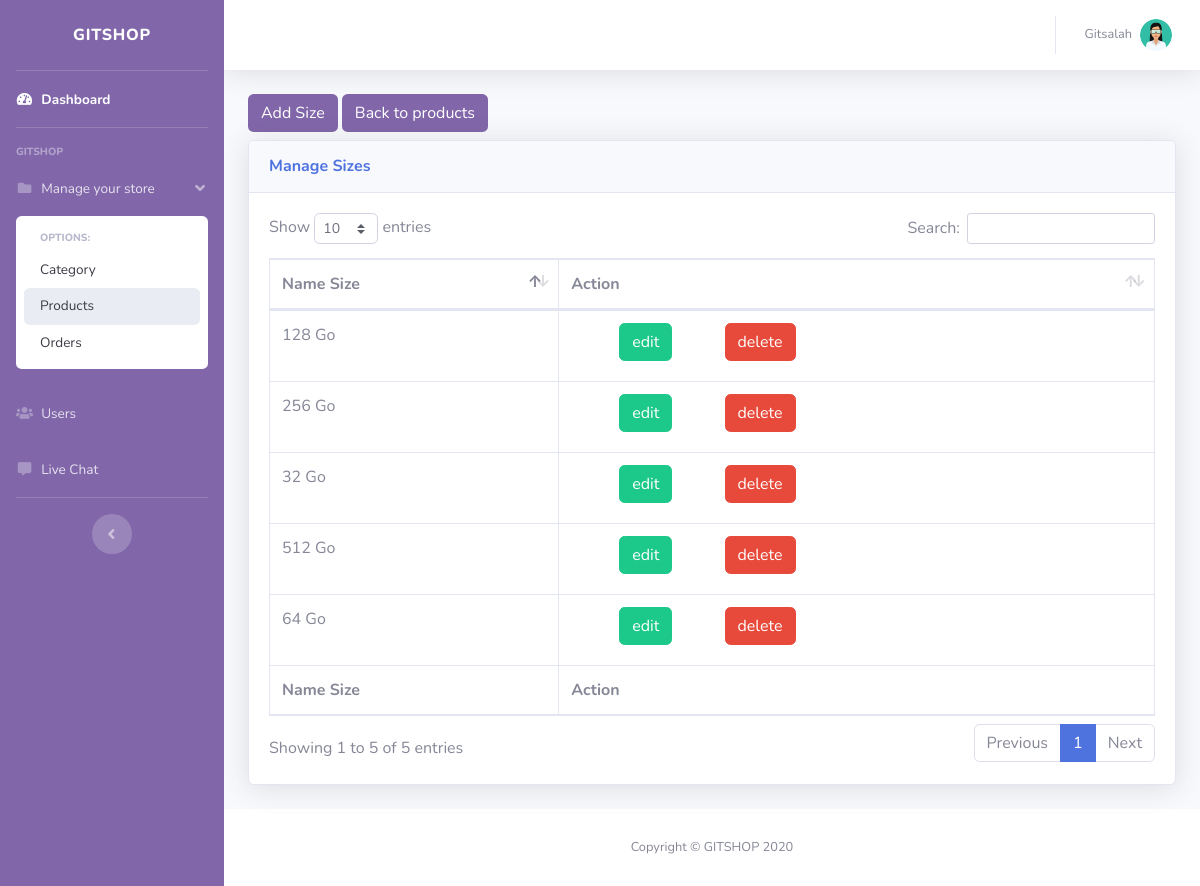
The page /backoffice/products/manageSize.php (signed in) on the database its author committed.
### tables this page shows
CREATE TABLE `size` (
  `idSize` int(11) NOT NULL,
  `nameSize` varchar(255) NOT NULL
);

### app/models/db.php (called while the page is built, shortened)
<?php
class CRUD extends DB
{
    public function selectAll($table, $condition = [])
    {
        $conn = $this->connect();
        $sql = "SELECT * FROM $table";
        if (empty($condition)) {
            $stmt = $conn->prepare($sql);
            $stmt->execute();
            $records = $stmt->get_result()->fetch_all(MYSQLI_ASSOC);
            return $records;
        }
    }
}

### app/controllers/product.php (called while the page is built, shortened)
<?php
$crud = new CRUD();
$sizes = $crud->selectAll('size');

### backoffice/products/manageSize.php (the view, shortened to what this page needs)
<?php
include('../../app/models/db.php');
include('../../app/controllers/product.php');
?>
<!DOCTYPE html>
<html lang="en">
<head>
    <link href="../vendor/fontawesome-free/css/all.min.css" rel="stylesheet" type="text/css">
    <link href="../css/sb-admin-2.min.css" rel="stylesheet">
    <link href="../vendor/datatables/dataTables.bootstrap4.min.css" rel="stylesheet">
</head>
<body id="page-top">
    <div id="wrapper">
        <ul style="background:#8167A9" class="navbar-nav  sidebar sidebar-dark accordion" id="accordionSidebar">
            <a class="sidebar-brand d-flex align-items-center justify-content-center" href="../dashboard.php">
                <div class="sidebar-brand-text mx-3">GITSHOP</div>
            </a>
            <hr class="sidebar-divider my-0">
            <li class="nav-item active">
                <a class="nav-link" href="../dashboard.php">
                    <i class="fas fa-fw fa-tachometer-alt"></i>
                    <span>Dashboard</span></a>
            </li>
            <hr class="sidebar-divider">
            <div class="sidebar-heading">
                GITSHOP
            </div>
            <li class="nav-item">
                <a class="nav-link " href="#" data-toggle="collapse" data-target="#collapsePages" aria-expanded="true" aria-controls="collapsePages">
                    <i class="fas fa-fw fa-folder"></i>
                    <span>Manage your store</span>
                </a>
                <div id="collapsePages" class="collapse show" aria-labelledby="headingPages" data-parent="#accordionSidebar">
                    <div class="bg-white py-2 collapse-inner rounded">
                        <h6 class="collapse-header">Options:</h6>
                        <a class="collapse-item" href="../category">Category</a>
                        <a class="collapse-item" style="background-color: #eaecf4;" href="index.php">Products</a>
                        <a class="collapse-item" href="../orders">Orders</a>
                    </div>
                </div>
            </li>
            <li class="nav-item">
                <a class="nav-link" href="../users">
                    <i class="fas fa-fw fa-users"></i>
                    <span>Users</span></a>
            </li>
            <li class="nav-item">
        <a class="nav-link" href="../livechat">
          <i class="fas fa-fw fa-comment-alt"></i>
          <span>Live Chat</span></a>
      </li>
            <hr class="sidebar-divider d-none d-md-block">
            <div class="text-center d-none d-md-inline">
                <button class="rounded-circle border-0" id="sidebarToggle"></button>
            </div>
        </ul>
        <div id="content-wrapper" class="d-flex flex-column">
            <div id="content">
                <nav class="navbar navbar-expand navbar-light bg-white topbar mb-4 static-top shadow">
                    <ul class="navbar-nav ml-auto">
                        <li class="nav-item dropdown no-arrow">
                            <a class="nav-link dropdown-toggle" href="#" id="userDropdown" role="button" data-toggle="dropdown" aria-haspopup="true" aria-expanded="false">
                                <span class="mr-2 d-none d-lg-inline text-gray-600 small text-capitalize">
                                    <?php echo $_SESSION['Admin'] ?></span>
                                <img class="img-profile rounded-circle" src="../img/avatar.png">
                            </a>
                        </li>
                    </ul>
                </nav>
                <div class="container-fluid">
                    <a class="btn btn-maria mb-2" href="addSize.php" type="button">Add Size</a>
                    <a name="" id="" class="btn btn-maria mb-2" href="index.php" role="button">Back to products</a>
                    <div class="card shadow mb-4">
                        <div class="card-header py-3">
                            <h6 class="m-0 font-weight-bold text-primary">Manage Sizes</h6>
                        </div>
                        <div class="card-body">
                            <div class="table-responsive">
                                <table class="table table-bordered" id="dataTable" width="100%" cellspacing="0">
                                    <thead>
                                        <tr>
                                            <th>Name Size</th>
                                            <th>Action</th>
                                        </tr>
                                    </thead>
                                    <tfoot>
                                        <tr>
                                        <th>Name Size</th>
                                        <th>Action</th>
                                        </tr>
                                    </tfoot>
                                    <tbody>
                                        <?php foreach ($sizes as $size) : ?>
                                            <tr>
                                                <td>   <?php echo $size['nameSize'] ?></td>
                                                <td> <a name="" id="" class="btn btn-success ml-5 mb-2" href="editSize.php?editSizeId=<?php echo $size['idSize'] ?>" role="button">edit</a>
                            <a name="" id="" class="btn btn-danger ml-5 mb-2" href="manageSize.php?del_idS=<?php echo $size['idSize'] ?>" role="button">delete</a></td>
                                            </tr>
                                        <?php endforeach; ?>
                                    </tbody>
                                </table>
                            </div>
                        </div>
                    </div>
                </div>
            </div>
            <footer class="sticky-footer bg-white">
                <div class="container my-auto">
                    <div class="copyright text-center my-auto">
                        <span>Copyright &copy; GITSHOP 2020</span>
                    </div>
                </div>
            </footer>
        </div>
    </div>
</body>
</html>

### backoffice/products/manageSize.php (style rules this page uses)
a { text-decoration: none !important; }

### rows shown on the page
size: nameSize "32 Go"
size: nameSize "64 Go"
size: nameSize "128 Go"
size: nameSize "256 Go"
size: nameSize "512 Go"

### other values the page prints
$_SESSION['Admin'] "Gitsalah"
